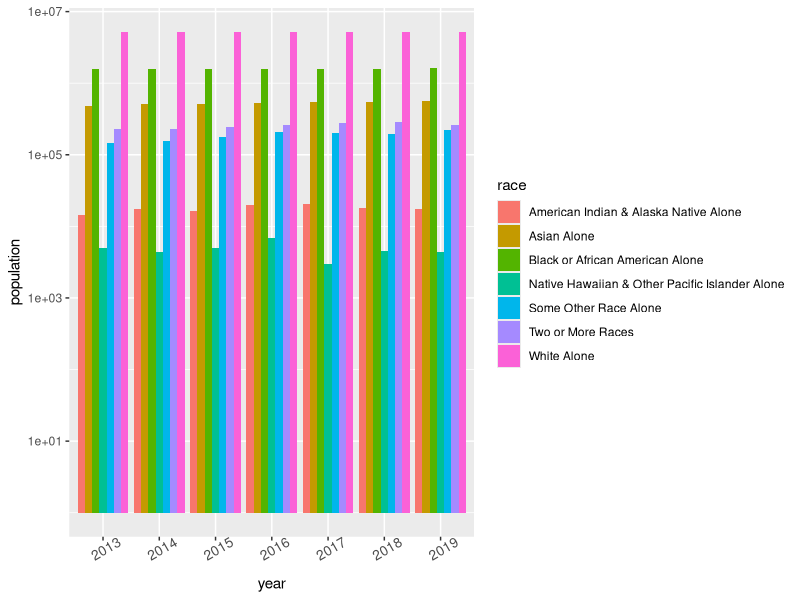

Recreate this plot in R.
# This file is just for working on the graphs/plots without having to spin up the shiny app

library(tidyverse)

race_ethnicity <- read.csv("Data/race-and-ethnicity.csv")
colnames(race_ethnicity) <- tolower(colnames(race_ethnicity))

# Race across time
race_ethnicity %>%
  mutate(year = factor(year)) %>%
  group_by(race, year) %>%
  ggplot(aes(year, population, fill=race)) + geom_bar(stat = "identity", position = "dodge") +
  theme(axis.text.x = element_text(angle = 30, size = 10)) +
  scale_y_continuous(trans='log10')
